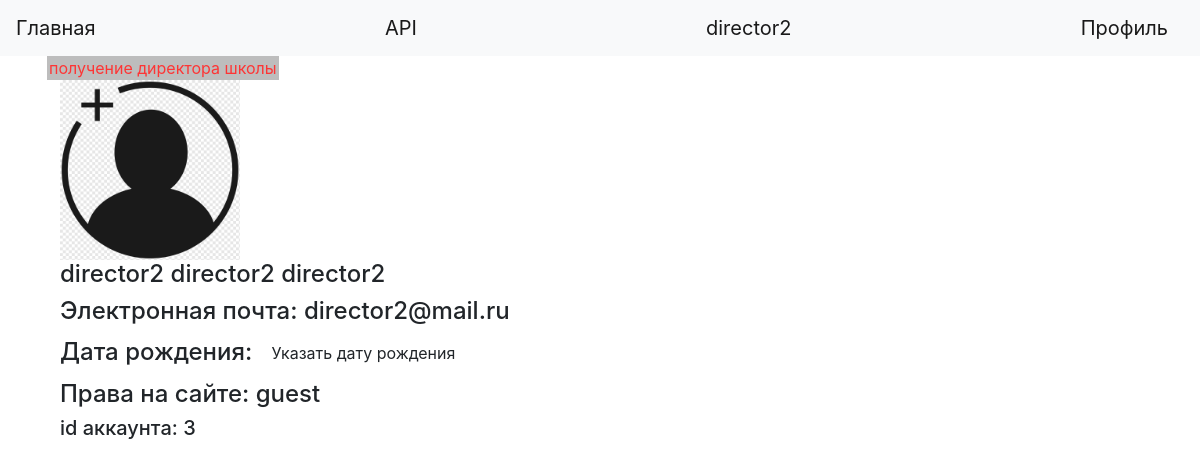
The page /profile (signed in) on the database its author committed.
### data/users.py (models this page shows, shortened)
class User(SqlAlchemyBase, UserMixin):
    __tablename__ = 'user'
    id = sqlalchemy.Column(
        sqlalchemy.Integer, primary_key=True, autoincrement=True)
    name = sqlalchemy.Column(sqlalchemy.String, nullable=True)
    apprentice = sqlalchemy.Column(sqlalchemy.String, nullable=True)
    patronymic = sqlalchemy.Column(sqlalchemy.String, nullable=True)
    email = sqlalchemy.Column(
        sqlalchemy.String, index=True, unique=True, nullable=True)
    hashed_password = sqlalchemy.Column(sqlalchemy.String, nullable=True)
    photo = sqlalchemy.Column(sqlalchemy.String)
    school = sqlalchemy.Column(sqlalchemy.String)
    dob = sqlalchemy.Column(sqlalchemy.String)
    roles = sqlalchemy.Column(sqlalchemy.String)  # добавить nullable=True
    created_date = sqlalchemy.Column(
        sqlalchemy.DateTime, default=datetime.datetime.now)

### main.py (the view)
@app.route('/profile')
@login_required
def profile():
    if current_user.roles == 'admin':
        return render_template('profile_admin.html')
    elif current_user.roles == 'director':
        db_sess = db_session.create_session()
        school = db_sess.query(Schools).filter(
            Schools.director == current_user.id).first()
        print(school.name_schools)
        return render_template('profile_director.html', school=school)
    elif current_user.roles == 'student':
        db_sess = db_session.create_session()
        student = db_sess.query(Student).filter(
            Student.id == current_user.id).first()
        return render_template('profile_student.html', student=student)
    elif current_user.roles == 'guest':
        return render_template('profile.html')

### data/db_session.py (called while the page is built)
def create_session() -> Session:
    global __factory
    return __factory()

### main.py (called while the page is built)
@login_manager.user_loader
def load_user(user_id):
    db_sess = db_session.create_session()
    return db_sess.query(User).get(user_id)

### templates/profile.html
{% extends "base.html" %}
{% block content %}
{% if current_user.roles != 'director' %}
<a href="/iniquary" style="background: #BDBDBD; margin: 2px; padding: 2px; color: #FD3535;">получение директора школы</a>
{% endif %}
<div style="padding-left: 15px">
{%if current_user.photo%}
	{{current_user.photo}}
{%else%}
	<img src='static/image/user.png' width="180" height="180">
{%endif%}
<h4>{{current_user.name}} {{current_user.apprentice}} {{current_user.patronymic}}</h4>
<h4>Электронная почта: {{current_user.email}}</h4>
{% if current_user.dob %}
	<h4>Дата рождения: {{current_user.dob}}</h4>
{% else %}
<h4>Дата рождения: <a class="btn" href="add_dob">Указать дату рождения</a></h4>
{% endif %}
{% if current_user.roles %}
<h4>Права на сайте: {{current_user.roles}}</h4>
{% endif %}
<h5>id аккаунта: {{current_user.id}}</h5>
</div>
{% endblock %}

### templates/base.html (shortened to what this page needs)
<!doctype html>
<html lang="ru">
<head>
    <link rel="stylesheet"
          href="https://stackpath.bootstrapcdn.com/bootstrap/4.4.1/css/bootstrap.min.css"
>
</head>
<body>
<header>
    <nav class="navbar navbar-light bg-light">
        <a class="navbar-brand" href="/">Главная</a>
        <a class="navbar-brand" href="/api/documentation">API</a>
        {% if current_user.is_authenticated %}
            <a class="navbar-brand" href="/logout">{{ current_user.name }}</a>
            <a class="navbar-brand" href="/profile">Профиль</a>
        {% else %}
            <p>
                <a class="btn btn-primary " href="/register">Зарегистрироваться</a>
                <a class="btn btn-success" href="/login">Войти</a>
            </p>
        {% endif %}
    </nav>
</header>
<main role="main" class="container">
    {% block content %}{% endblock %}
</main>
</body>
</html>

### rows shown on the page
User: name "director2", apprentice "director2", patronymic "director2", email "director2@mail.ru", roles "guest", id "3"
